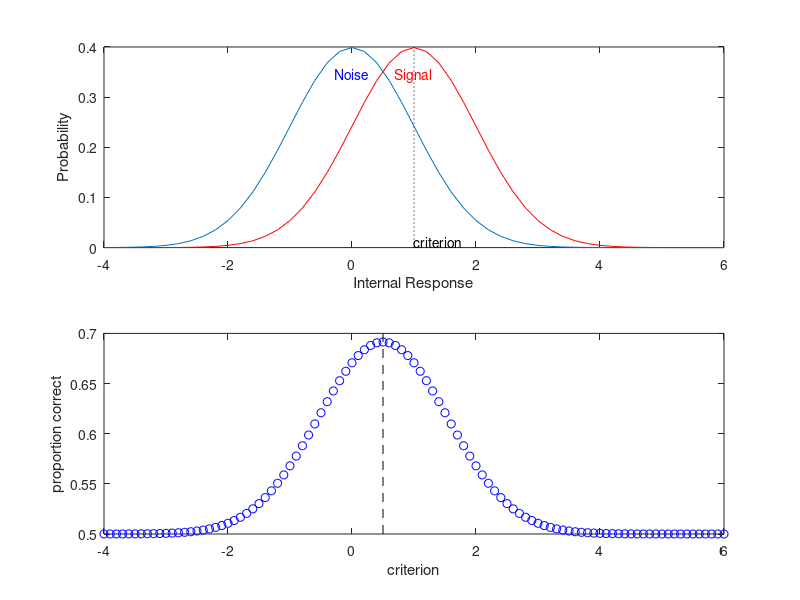
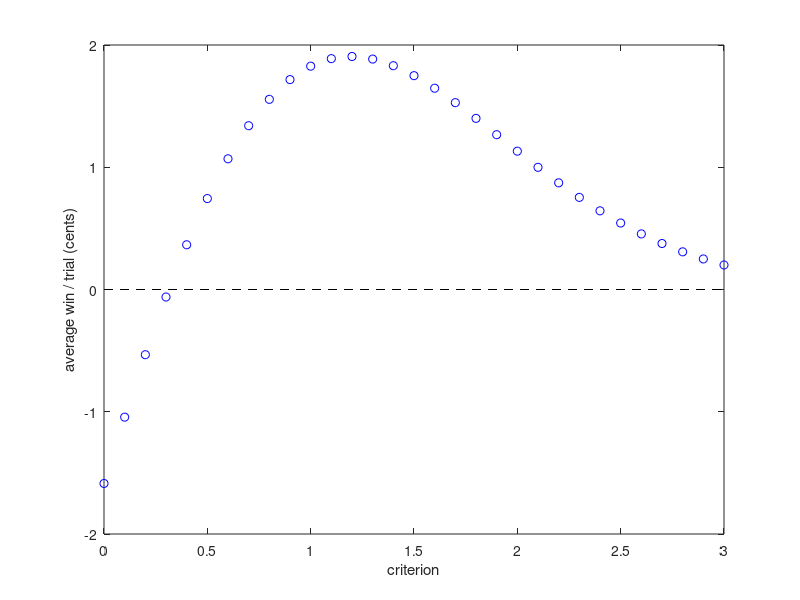
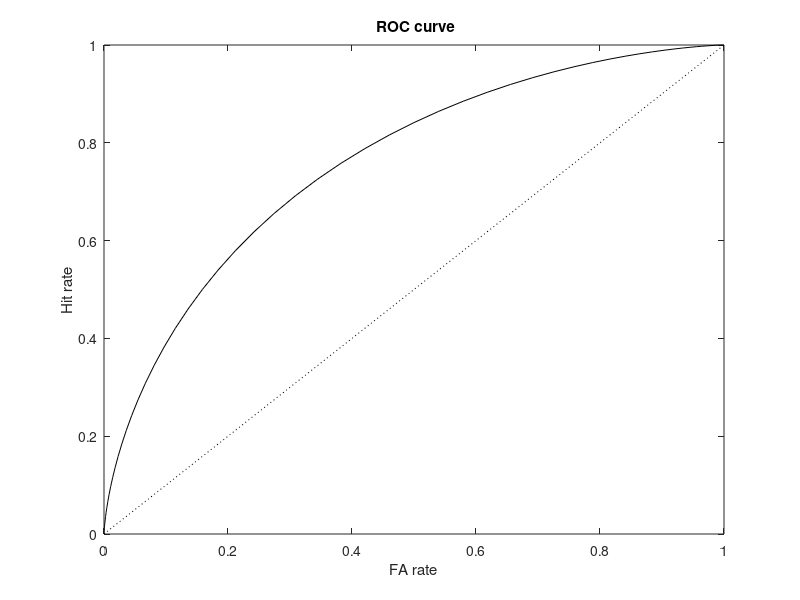
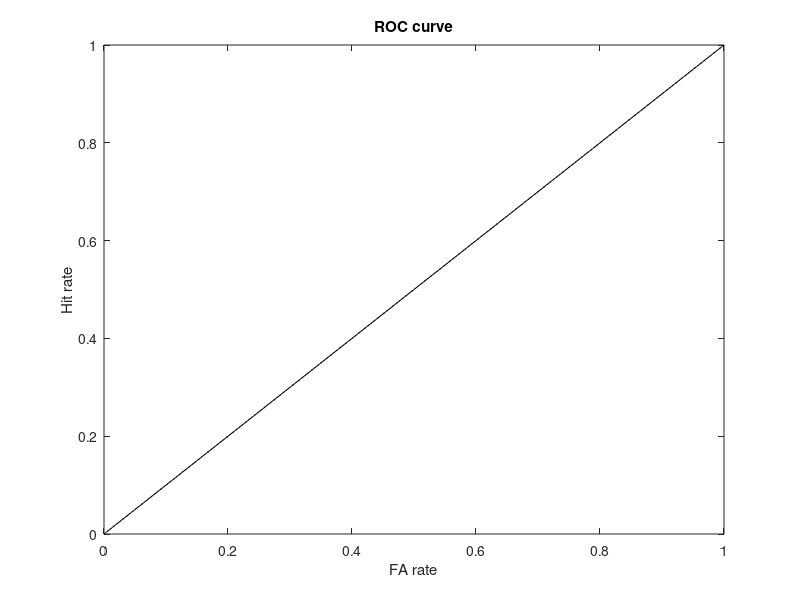

Here is the MATLAB script that generated these plots, in order: (Note: this script raises an error after producing the figures.)
% "Solutions" for Day 3 "Analysis of extracellular activity across layers 
% during a perceptual task" of the G-Node Winter course in Neural Data"
% for the GNode Workshop Summer 2017
% This script uses cells that can be run separately. 
% by Hendrikje Nienborg, CIN, Uni Tuebingen
% July, 2017
%
% part 1 (introduction to signal detection theory) is based on Geoffrey
% Boynton's SDT tutorial for the cold spring harbor course
%
%
%% Part 1) -------  Introduction to SDT ----------------------------------
%
%
%% Tasks:
%%  1) variability in the internal response could reflect noise at the 
% level of the sensory representation (e.g. synaptic transmission), 
% or at a higher level, e.g. variability in the subject's motivational, 
% attentional state, behavioral bias, etc.
%
%% 2) Plotting the distributions of the internal response for the noise and 
%% the signal

% the distributions have an SD of 1, and are centered on 0 (for the noise)
% and 1 (for the signal)
noiseMean = 0;   
signalMean = 1;
sd = 1;

% We will calculate the height of each probability distribution at these
% points
z = -4:.2:6;  

noise_y  = normpdf(z,noiseMean,sd);
signal_y = normpdf(z,signalMean,sd);

% plotting the distributions
fh = figure;
subplot(2,1,1)
plot(z,noise_y);
hold on
plot(z,signal_y,'r-');

ylim = get(gca,'YLim');

text(noiseMean,ylim(2)*.9,'Noise','VerticalAlignment','top','HorizontalAlignment','center','Color','b');
text(signalMean,ylim(2)*.9,'Signal','VerticalAlignment','top','HorizontalAlignment','center','Color','r');
xlabel('Internal Response');
ylabel('Probability')

%% 3) exploring the role of the criterion
%
%% a) superimposing the criterion on the plot
criterion = 1; 

plot(criterion*[1,1],ylim,'k:');
hcrit = text(criterion,0,'criterion','VerticalAlignment','bottom','HorizontalAlignment','left');

%% b) in SDT the probabilities for Hits, FAs, CRs, Misses correspond to
% areas under the probability density functions of the internal responses
% for the signal and noise:
%
% pHit: the probability for a Hit corresponds to the area under the
%    signal distribution that exceeds the criterion.
% pMiss: the probability for a Miss corresponds to the area under the
%    signal distribution that is < than the criterion.
% pFA: the probabilities for a Hit corresponds to the area under the
%    noisel distribution that exceeds the criterion.
% pRC: the probabilities for a Hit corresponds to the area under the
%    signal distribution that is < than the criterion.
%%
%% c) computing the probabilities for Hits, FAs, Misses, CRs
pHit  =  1-normcdf(criterion,signalMean,sd)
pFA   =  1-normcdf(criterion,noiseMean,sd)
pMiss =  normcdf(criterion,signalMean,sd)
pCR   =  normcdf(criterion,noiseMean,sd)


%% d1) the criterion should be higher such that pHit>2*pFA
criteria = [0:0.1:3];
pHits = 1-normcdf(criteria,signalMean,sd);
pFAs   =  1-normcdf(criteria,noiseMean,sd);
fh2 = figure;
xlim = [min(criteria) max(criteria)];
plot(criteria,(pHits-(2*pFAs))*10,'bo'); hold on
plot(xlim,zeros(1,2),'--k')
xlabel criterion
ylabel('average win / trial (cents)')

% d2) in the situation for cancer detection the cost of a miss is very
% high. So the criterion should be very low, i.e. there will many FAs.

%% e) instead of the wins we will now maximize the proportion correct. Since
% on half of the trials there is a signal, and on half there is none, we
% will average between pHit and pCR, and check at which criterion this
% value is maximal.
figure(fh)
subplot(2,1,2)
criteria = -4:.1:6; 
pHits = 1-normcdf(criteria,signalMean,sd);
pCRs   =  normcdf(criteria,noiseMean,sd);
proportion_correct = (pHits+pCRs)/2;
plot(criteria,proportion_correct,'bo'); hold on

xlabel criterion
ylabel('proportion correct')

plot([.5 .5] ,get(gca,'ylim'),'--k')

%% 4) The receiver operating characteristic (ROC) curve
%% a) the higher the Hit rate, the higher the FA rate, too.

%% b) plotting the ROC curve for the initial signal and noise distribution
criteria = -4:.1:6; 
pHits = 1-normcdf(criteria,signalMean,sd);
pFAs   =  1-normcdf(criteria,noiseMean,sd);
fh3 = figure;
plot(pFAs,pHits,'-k')
xlabel('FA rate')
hold on
plot([0,1],[0,1],'k:');ylabel('Hit rate')

title (' ROC curve')

%% c) plotting the ROC curve for identical distibutions
signalMean = 0;
noiseMean = 0;
pHits = 1-normcdf(criteria,signalMean,sd);
pFAs   =  1-normcdf(criteria,noiseMean,sd);
fh4 = figure;
plot(pFAs,pHits,'-k')
xlabel('FA rate')
hold on
plot([0,1],[0,1],'k:');ylabel('Hit rate')

title ('ROC curve')

%% d) the aROC
signalMean = 1;
noiseMean = 0;
pHits = 1-normcdf(criteria,signalMean,sd);
pFAs   =  1-normcdf(criteria,noiseMean,sd);
aROC = -trapz(pFAs,pHits);  % -trapz  to account for decreasing FA rates for increasing criteria)

%% 5) simulating a 2AFC experiment. We will show that aROC corresponds to 
%% percent correct in a 2AFC paradigm.
signalMean = 1;
noiseMean = 0;
sd = 1;

nTrials = 10000;

x= randn(2,nTrials); % internal responses for signal and noise intervals
x(1,:) = x(1,:)*sd + noiseMean;
x(2,:) = x(2,:)*sd + signalMean;

response = x(2,:)>x(1,:);

% response is 1 for correct trials, when the draw from the signal exceeds
% the noise draw.
%
% Overall performance is the mean of the response vector:
percentCorrect = mean(response);
fprintf('Percent correct: %5.3f\n',percentCorrect);
fprintf('aROC: %5.3f\n',aROC);

%% 6) optional 1: the distribution for the signal would be to the left of 
%% that for the noise, i.e. signalMean < noiseMean.
%%  optional 2: perform examples in perfcurve


%% Part 2) -- using SDT to analyze neuronal data--------------------------
%% Tasks
%% 1) looking at the data
%% a/b) plotting the histogram and mean +/-SE responses for each stimulus
curr_dir = cd('C:\Users\franz\Documents\gnode\GNode2017\DataGNode');
load ch19.mat
cd(curr_dir);

s = m(:,2); %stimulus
S = unique(s); % stimulus types
xlim = [min(m(:,3)), max(m(:,3))];
bins = [xlim(1):diff(xlim)/20:xlim(2)];
fh5 = figure;
sHi = 1/(length(S)+3);

for n = 1:length(S)
    subplot('position',[.3,1-sHi*(n+.5),0.6,sHi]);
    idx = find(s==S(n)); % indices for trials with this stimulus
    hist(m(idx,3),bins);
    if n<length(S)
        set(gca,'xlim',xlim,'box','off','xticklabel','')
    else
        set(gca,'xlim',xlim,'box','off')
        xlabel ('spike rate')
        ylabel ('N')
    end
    text(xlim(1)-diff(xlim)/3,0,sprintf('Stim: %5.2f\n',S(n)));
    meanRate(n) = mean(m(idx,3));
    SE(n) = std(m(idx,3))/sqrt(length(idx));
end

fh6 = figure;
errorbar(S,meanRate,SE,'ks-');
xlabel('stimulus')
ylabel('mean rate (spikes/sec)')
set(gca,'xlim',[-1.1 1.1])

%% 2) the neurometric function
%% a/b)
N = 100; 
noiseD = m(s==0,3);
fa=[];
hit=[];
aROC_neurometric = [];

figure
subplot(2,1,1)
hist(noiseD)
subplot(2,1,2)
hist(signalD)


    signalD = m(s==.5,3);

    criteria = linspace(min([noiseD;signalD])-1,max([noiseD;signalD]),N);
    for j = 1:N
      fa(j) = sum(noiseD > criteria(j))/length(noiseD);
      hit(j) = sum(signalD > criteria(j))/length(signalD);
    end
    
    figure
    plot(hit,fa)
    xlim([-1 2])
    aROC_neurometric(n) = -trapz(fa,hit);


figure;
subplot(1,2,1)
plot(S,aROC_neurometric,'-bo');
xlabel('stimulus')
ylabel('aROC')
title ('neurometric function')


N = 100; 
noiseD = m(s==0,3);
fa=[];
hit=[];
aROC_neurometric = [];

for n = 1:length(S)
    signalD = m(s==(S(n)),3);

    criteria = linspace(min([noiseD;signalD])-1,max([noiseD;signalD]),N);
    for j = 1:N
      fa(j) = sum(noiseD > criteria(j))/length(noiseD);
      hit(j) = sum(signalD > criteria(j))/length(signalD);
    end
    
    aROC_neurometric(n) = -trapz(fa,hit);
end

fh7 = figure;
subplot(1,2,1)
plot(S,aROC_neurometric,'-bo');
xlabel('stimulus')
ylabel('aROC')
title ('neurometric function')

%% 3) the psychophysical function
propNearChoice = []; % proportion near choice

for n = 1:length(S)
    propNearChoice(n) = sum(m(s==S(n),4)==0)/sum(s==S(n));
    Nsamples(n) = sum(s==S(n)); 
end
subplot(1,2,2)
plot(S,propNearChoice,'-rs')
xlabel ('stimulus')
ylabel('proportion near choice')
title ('psychometric function')

%% 4) choice probabilities


for n = 1:length(S)
    % based on figure 5 we know that we have a near-preferring neuron
    idx = find(s==S(n));
    near_choices = find(m(idx,4)==0);
    far_choices = find(m(idx,4)==1);
    
    signalD = m(idx(near_choices),3); % we define responses on near choices as signal distribution
    noiseD = m(idx(far_choices),3); % we define responses on far choices as noise distribution
    criteria = linspace(min([noiseD;signalD])-1,max([noiseD;signalD]),N);
    for j = 1:N
      fa(j) = sum(noiseD > criteria(j))/length(noiseD);
      hit(j) = sum(signalD > criteria(j))/length(signalD);
    end
    faX(n,:) = fa;
    hitX(n,:) =hit;
    
    CP(n) = -trapz(fa,hit);
end

figure
for i = 1:size(faX,1)
    plot(faX(i,:),hitX(i,:))
    hold on
    
end

fh8 = figure;
plot(S,CP,'ks')
xlabel('stimulus')
ylabel('choice probability')

%% Part 3) -- optional: testing Pitkow read-out and datachallenge
%% 
%% Tasks 
%% 1) 
cc_measured = pi*(CP-0.5)/sqrt(2);  % choice correlation according to eq. 9 in Pitkow

%% 2) let's fit the psychophysical and neurometric functions with a
%% cumulative Gaussian via max likelihood estimation
addpath 'C:\Users\franz\Documents\gnode\GNode2017\helpers'

% we will need the number of samples for each stimulus
for n = 1:length(S)
    Nsamples(n) = sum(s==S(n)); 
end

% to fit the cumulative Gaussians the curves needs to increase from left to
% right
aROC_neurometric_signed = fliplr(aROC_neurometric); 
psychometric = fliplr(propNearChoice);
Nsamples_signed = fliplr(Nsamples);

x = S'; % make sure, x, y, n have the same size
n = Nsamples_signed;
y = aROC_neurometric_signed;

[fitNeurometric] = FitCumGaussMaxLi(x,y.*n,n,'basefix',0,'ampfix',1); % we force the fit to go from 0 to 1

y = psychometric;
[fitPsychometric] = FitCumGaussMaxLi(x,y.*n,n,'basefix',0,'ampfix',1);% we force the fit to go from 0 to 1

% visualizing the fits
fh9 = figure;
xvals = [-1:.1:1];

subplot(1,2,1)
plot(x,aROC_neurometric_signed,'bo');
hold on; 
plot(xvals,normcdf(xvals,fitNeurometric.mean,fitNeurometric.sd),'-b');
xlabel('stimulus (signed by neural preference)')
ylabel('proportion preferred choice')
title('neurometric')

subplot(1,2,2)
plot(x,psychometric,'ro');
hold on; 
plot(xvals,normcdf(xvals,fitPsychometric.mean,fitNeurometric.sd),'-r');
xlabel('stimulus (signed by neural preference)')
ylabel('proportion preferred choice')
title('psychophysical')

cc_opt = fitPsychometric.sd./fitNeurometric.sd; % predicted optimal choice correlation
fprintf('measured choice correlation: %5.3f\n',cc_measured(7));  % restrict to cc for stimulus = 0 to have balanced choices
fprintf('predicted optimal choice correlation: %5.3f\n',cc_opt);

%% 3) do the above analysis for all the units
%% since all the recordings come from the same session the behavior and the 
%% stimulus remain the same and we only have to re-do the computation for the
%% neuronal data
fh10 = figure;
channels = [1:24];
for ch = channels
    curr_dir = cd('C:\Users\franz\Documents\gnode\GNode2017\DataGNode');
    load(['ch' num2str(ch)]);
    cd(curr_dir);
    % compute the neurometric funtion
    N = 100; 
    noiseD = m(s==0,3);
    fa=[];
    hit=[];
    aROC_neurometric = [];

    for n = 1:length(S)
        signalD = m(s==(S(n)),3);

        criteria = linspace(min([noiseD;signalD])-1,max([noiseD;signalD]),N);
        for j = 1:N
          fa(j) = sum(noiseD > criteria(j))/length(noiseD);
          hit(j) = sum(signalD > criteria(j))/length(signalD);
        end

        aROC_neurometric(n) = -trapz(fa,hit);
    end

    % do we have a "near-preferring" or "far-preferring" unit?
    % we determine the neuronal preference based on the responses to the
    % strongest signal strength (near or far signal)
    if mean(m(s>=0.5,3)) <mean(m(s<=-0.5,3))
        near_flag = 1;
        aROC_neurometric_signed = fliplr(aROC_neurometric);
        n = fliplr(Nsamples);
    else
        near_flag = 0;
        aROC_neurometric_signed = (aROC_neurometric);
        n = Nsamples;
    end
    
    x = S'; % make sure, x, y, n have the same size
    y = aROC_neurometric_signed;

    [fitNeurometric,~,exitflag] = FitCumGaussMaxLi(x,y.*n,n,'basefix',0,'ampfix',1); % we force the fit to go from 0 to 1
    
    % visualize the data and the fits
    subplot(4,6,ch)
    plot(x,y,'bo');
    hold on
    plot(xvals,normcdf(xvals,fitNeurometric.mean,fitNeurometric.sd),'-b');
    title(sprintf('channel: %d', ch))
    
    if ~exitflag
        fitNeurometric.sd = NaN;
    end
    
    % calculate choice probabilities
    % we restrict our calculation of CP to the 0 stimulus
    N=100;
    idx = find(s==0);
    near_choices = find(m(idx,4)==0);
    far_choices = find(m(idx,4)==1);
    if near_flag
        signalD = m(idx(near_choices),3); % we define responses on near choices as signal distribution
        noiseD = m(idx(far_choices),3); % we define responses on far choices as noise distribution
    else
        signalD = m(idx(far_choices),3); % we define responses on far choices as signal distribution
        noiseD = m(idx(near_choices),3); % we define responses on near choices as noise distribution
    end
    
    criteria = linspace(min([noiseD;signalD])-1,max([noiseD;signalD]),N);
    for j = 1:N
      fa(j) = sum(noiseD > criteria(j))/length(noiseD);
      hit(j) = sum(signalD > criteria(j))/length(signalD);
    end
    
    CP = -trapz(fa,hit);
    
    % store the values in a vector
    neuro_sd(ch) = fitNeurometric.sd;
    cc_measured(ch) = pi*(CP-0.5)/sqrt(2); % measured choice correlation
    cc_opt(ch) = fitPsychometric.sd./fitNeurometric.sd;  % predicted choice correlation for optimal linear read-out

end

fh11 = figure;
plot(cc_measured,cc_opt,'ko');
hold on;
unity
xlabel('measured choice correlation')
ylabel('predicted choice correlation')

%% Part 4) -- CSD maps
%% 1) E.g. plotting as colorplot but sorted by channel
% load the lfp datafile
% % it is a matrix lfp = [c by t by n] of the voltage signals 
%where  c: channel #, 
%       t: time samples, [200ms before to 200ms after stimulus onset]
%       n: number of trials, aligned on trial onset, 
% sampling rate is 1kHz

curr_dir = cd('C:\Users\franz\Documents\gnode\GNode2017\DataGNode');
load(['lfp']);
cd(curr_dir)
%%
% let's visualize the first 100 trials for each channel
lfp_100 = lfp(:,:,1:100);
fh12 = figure;

for n = 1:24
    lfp_reshape((n-1)*100+1:n*100,:) = squeeze(lfp_100(n,:,:))';
end

% plotting
subplot(1,5,1)
imagesc(lfp_reshape)
set(gca,'ytick',[50:100:2350],'yticklabel',[1:24],...
    'xtick',[100:100:300],'xticklabel',[-100:100:100])
grid on
xlabel('time rel. to stimulus onset [ms]')
ylabel('channel number')

%% 2) compute the average stimulus-triggered lfp on each channel
lfp_mn = squeeze(mean(lfp,3)); % average stimulus aligned lfp on each channel

subplot(1,5,2)
imagesc(lfp_mn);
set(gca,'ytick',[1:24],'yticklabel',[1:24],...
    'xtick',[100:100:300],'xticklabel',[-100:100:100])
grid on
xlabel('time rel. to stimulus onset [ms]')
title('stimulus triggered lfp per channel')

%% 3) compute 'raw' csd map

csd_raw =  -diff(lfp_mn,2,1); % we compute 2nd spatial derivative

% plotting results
subplot(1,5,3)
imagesc(csd_raw);
set(gca,'ytick',[1:24],'yticklabel',[2:23],...
    'xtick',[100:100:300],'xticklabel',[-100:100:100])
grid on
xlabel('time rel. to stimulus onset [ms]')
title('raw csd map')


%% 4) compute temporally, spatially filtered CSD map, and apply Vaknin method
% compute the default filters
sF=1000; % sampling frequency of our signal

% temporal filters
[low.num low.denom] = butter(4,100/(sF/2),'low'); % 
[high.num high.denom] = butter(2,8/(sF/2),'high');
% spatial filter
spat_filter = fspecial('gaussian',[3 5],1.1);

%filter temporally
lfptmp = filter(high.num, high.denom,lfp_mn,[],2);  
lfptmp = filter(low.num, low.denom,lfptmp,[],2);

% filter spatially
lfptmp = [lfptmp(1,:);lfptmp;lfptmp(end,:)];
lfp = conv2(lfptmp,spat_filter,'same');

% compute the CSD map
lfp_vaknin = [lfp(1,:);lfp;lfp(end,:)]; % vaknin transform
csd = -diff(lfp_vaknin,2,1);

% replace first and last channels of csd map with 0 to ensure same size as lfp
csd = [zeros(1,size(csd,2));csd(3:end-2,:);zeros(1,size(csd,2))]; 
lfp = lfp(2:end-1,:);

% plotting the data
subplot(1,5,4)
imagesc(lfp)
set(gca,'ytick',[1:24],'yticklabel',[1:24],...
    'xtick',[100:100:300],'xticklabel',[-100:100:100])
title('filtered lfp')
grid on
xlabel('time rel. to stimulus onset [ms]')

subplot(1,5,5)
imagesc(csd);
set(gca,'ytick',[1:24],'yticklabel',[1:24],...
    'xtick',[100:100:300],'xticklabel',[-100:100:100])
grid on
xlabel('time rel. to stimulus onset [ms]')
title('filtered, vaknin transformed csd map')
